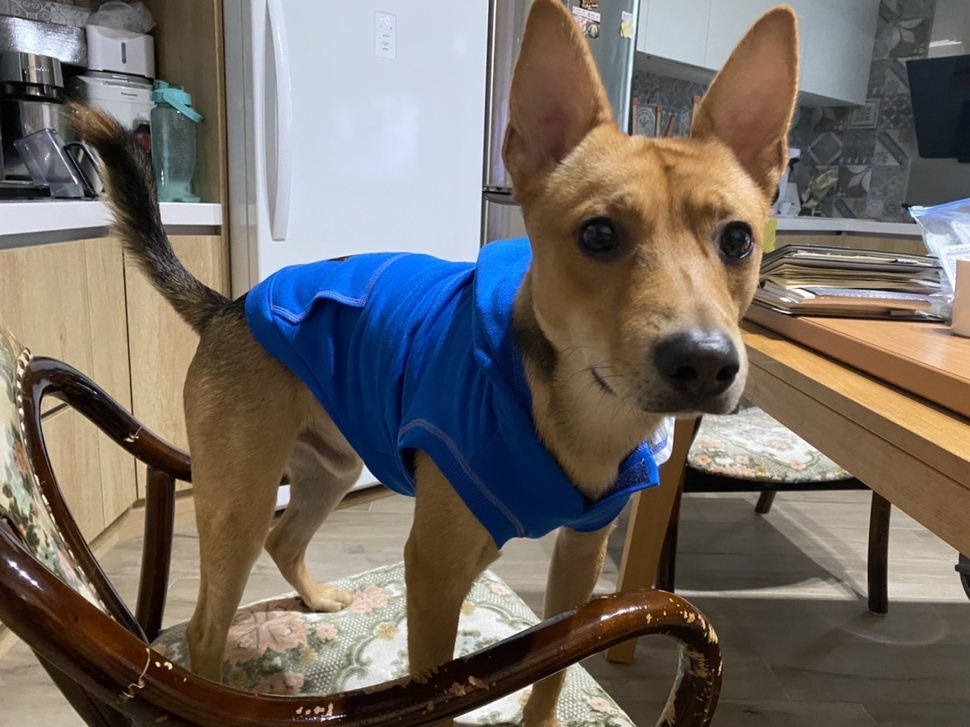
#> input picture hw1/input.jpg, 970 x 727 px, shrunk from 1478 x 1108 before the run
$ python '紀軒宇.hw1.py'
#> lines starting #> are read from the running program, lines starting #| are printed output that depends on the picture
#import the library
import cv2 as cv
import numpy as np

img = cv.imread('input.jpg') #input the color image
#> img is the input picture: shape (727, 970, 3); mean B, G, R 100.5, 107, 114.3
cv.imwrite('C.jpg', img) #output the color image

gray_img = []
for i in img :
	row = []
	for j in i :
		avg = int(np.sum(j)/3)
		row.append([avg]) #I = (R+G+B)/3
	gray_img.append(row)
#> after the loop, gray_img = 727 items
gray_img = np.array(gray_img, dtype = "uint8")
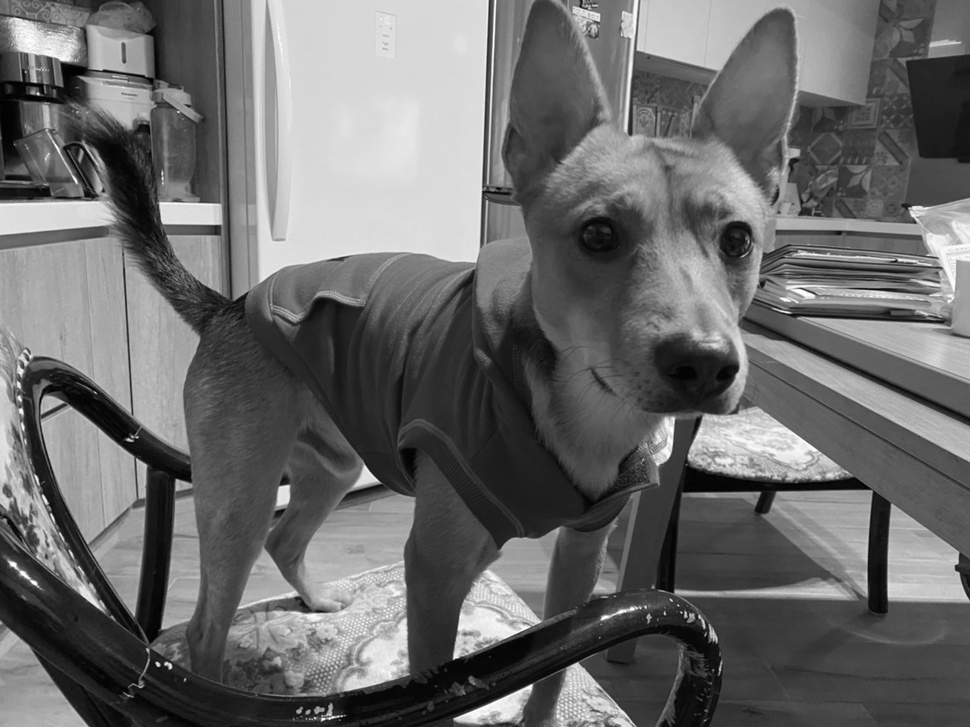
#> gray_img: shape (727, 970, 1); min 0, max 255, mean 107
# transform the color image C into a grayscale image

cv.imwrite('I.jpg', gray_img) #output the gray image

cv.imshow('grayscale image I', gray_img) #show the grayscale image I
cv.waitKey(0)
